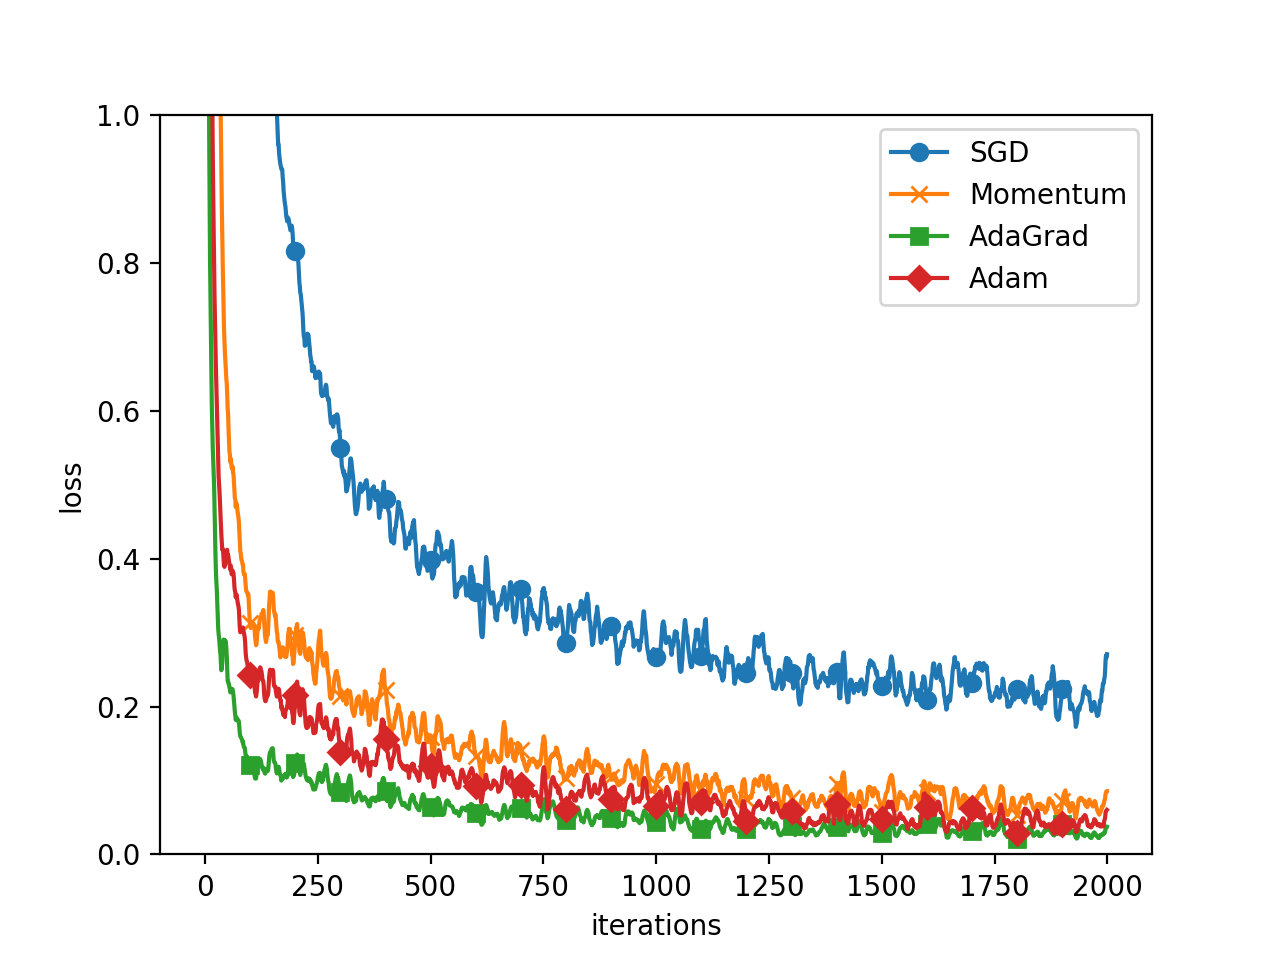

The script that drew this image:
import os
import sys

sys.path.append(os.pardir)  # 親ディレクトリのファイルをインポートするための設定
import matplotlib.pyplot as plt
from dataset.mnist import load_mnist
from common.util import smooth_curve
from common.multi_layer_net import MultiLayerNet
from common.optimizer import *


# 0:MNISTデータの読み込み==========
(x_train, t_train), (x_test, t_test) = load_mnist(normalize=True)

train_size = x_train.shape[0]
batch_size = 128
max_iterations = 2000


# 1:実験の設定==========
optimizers = {}
optimizers["SGD"] = SGD()
optimizers["Momentum"] = Momentum()
optimizers["AdaGrad"] = AdaGrad()
optimizers["Adam"] = Adam()
# optimizers['RMSprop'] = RMSprop()

networks = {}
train_loss = {}
for key in optimizers.keys():
    networks[key] = MultiLayerNet(
        input_size=784, hidden_size_list=[100, 100, 100, 100], output_size=10
    )
    train_loss[key] = []


# 2:訓練の開始==========
for i in range(max_iterations):
    batch_mask = np.random.choice(train_size, batch_size)
    x_batch = x_train[batch_mask]
    t_batch = t_train[batch_mask]

    for key in optimizers.keys():
        grads = networks[key].gradient(x_batch, t_batch)
        optimizers[key].update(networks[key].params, grads)

        loss = networks[key].loss(x_batch, t_batch)
        train_loss[key].append(loss)

    if i % 100 == 0:
        print("===========" + "iteration:" + str(i) + "===========")
        for key in optimizers.keys():
            loss = networks[key].loss(x_batch, t_batch)
            print(key + ":" + str(loss))


# 3.グラフの描画==========
markers = {"SGD": "o", "Momentum": "x", "AdaGrad": "s", "Adam": "D"}
x = np.arange(max_iterations)
for key in optimizers.keys():
    plt.plot(
        x, smooth_curve(train_loss[key]), marker=markers[key], markevery=100, label=key
    )
plt.xlabel("iterations")
plt.ylabel("loss")
plt.ylim(0, 1)
plt.legend()
plt.show()

# ===========iteration:0===========
# SGD:2.4483175424871932
# Momentum:2.381339435133192
# AdaGrad:2.2763313133585363
# Adam:2.2242019925528806
# ===========iteration:100===========
# SGD:1.500460833484958
# Momentum:0.3473705913003963
# AdaGrad:0.13432086995239784
# Adam:0.28506828581044996
# ===========iteration:200===========
# SGD:0.667610580907859
# Momentum:0.15414537566289327
# AdaGrad:0.06085647111886553
# Adam:0.12872632773373865
# ===========iteration:300===========
# SGD:0.5363544771105576
# Momentum:0.2748927498026504
# AdaGrad:0.09674992773889177
# Adam:0.1787393563747794
# ===========iteration:400===========
# SGD:0.48209161490343416
# Momentum:0.2506238191605469
# AdaGrad:0.07624044896598185
# Adam:0.17958806857111478
# ===========iteration:500===========
# SGD:0.3599153089139416
# Momentum:0.13144221488968952
# AdaGrad:0.047973708990407274
# Adam:0.13483280994343327
# ===========iteration:600===========
# SGD:0.3283423895386636
# Momentum:0.15915576184455338
# AdaGrad:0.06266145148522254
# Adam:0.13486408462816565
# ===========iteration:700===========
# SGD:0.3473716774914608
# Momentum:0.15362421523955871
# AdaGrad:0.06103993367301685
# Adam:0.07453203055663792
# ===========iteration:800===========
# SGD:0.23263908824638818
# Momentum:0.07170182492885883
# AdaGrad:0.024244612923562184
# Adam:0.026793195668455137
# ===========iteration:900===========
# SGD:0.2220693616744257
# Momentum:0.0402829961863734
# AdaGrad:0.030801136906260525
# Adam:0.036553910701602334
# ===========iteration:1000===========
# SGD:0.19254805049441176
# Momentum:0.06406362783682171
# AdaGrad:0.02258250362642748
# Adam:0.029800074196796582
# ===========iteration:1100===========
# SGD:0.3340497501576948
# Momentum:0.11117516640870949
# AdaGrad:0.056980218268682825
# Adam:0.11710992603804034
# ===========iteration:1200===========
# SGD:0.26206849896172185
# Momentum:0.08182446198028805
# AdaGrad:0.024205957985127237
# Adam:0.020808299428983136
# ===========iteration:1300===========
# SGD:0.13229851246930266
# Momentum:0.0437140657306226
# AdaGrad:0.022488310750628862
# Adam:0.07125799369444293
# ===========iteration:1400===========
# SGD:0.36854027632204434
# Momentum:0.26271404681299987
# AdaGrad:0.11204057334397732
# Adam:0.22683260033392022
# ===========iteration:1500===========
# SGD:0.30193707689777516
# Momentum:0.05123251569456069
# AdaGrad:0.04257449692091829
# Adam:0.05752309276009822
# ===========iteration:1600===========
# SGD:0.18910948865633032
# Momentum:0.04565657150663849
# AdaGrad:0.042397912871651816
# Adam:0.032920986807239976
# ===========iteration:1700===========
# SGD:0.1971846402413075
# Momentum:0.08743416446588084
# AdaGrad:0.019797103653745544
# Adam:0.05108840668729184
# ===========iteration:1800===========
# SGD:0.22622096414044515
# Momentum:0.04431619665466372
# AdaGrad:0.01790822619448814
# Adam:0.013401154221139841
# ===========iteration:1900===========
# SGD:0.1593149070177167
# Momentum:0.0547744226369022
# AdaGrad:0.03074463385209847
# Adam:0.02930327380764089
